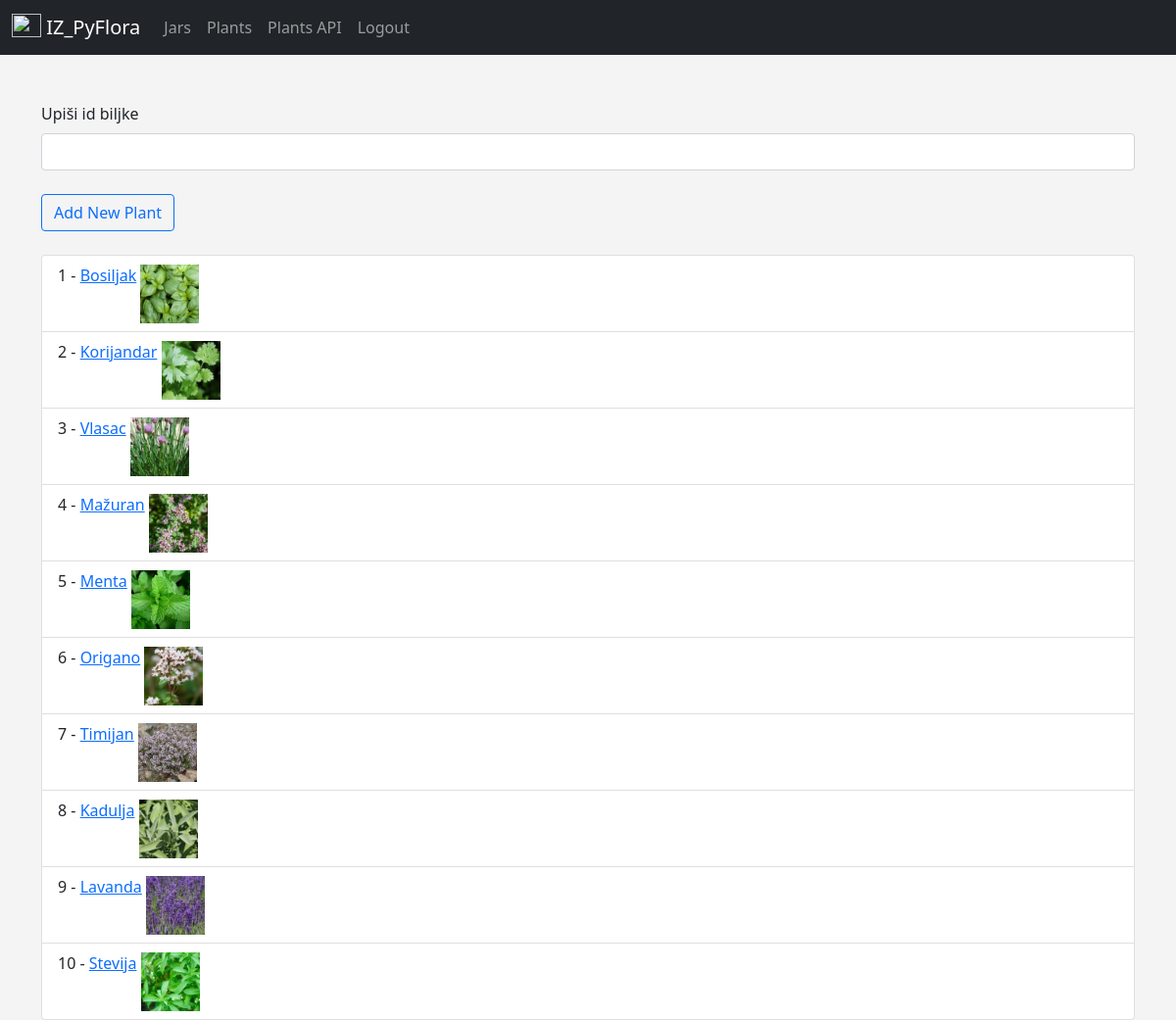
Before: /jar/add_plant/1 (signed in) with the older database file.
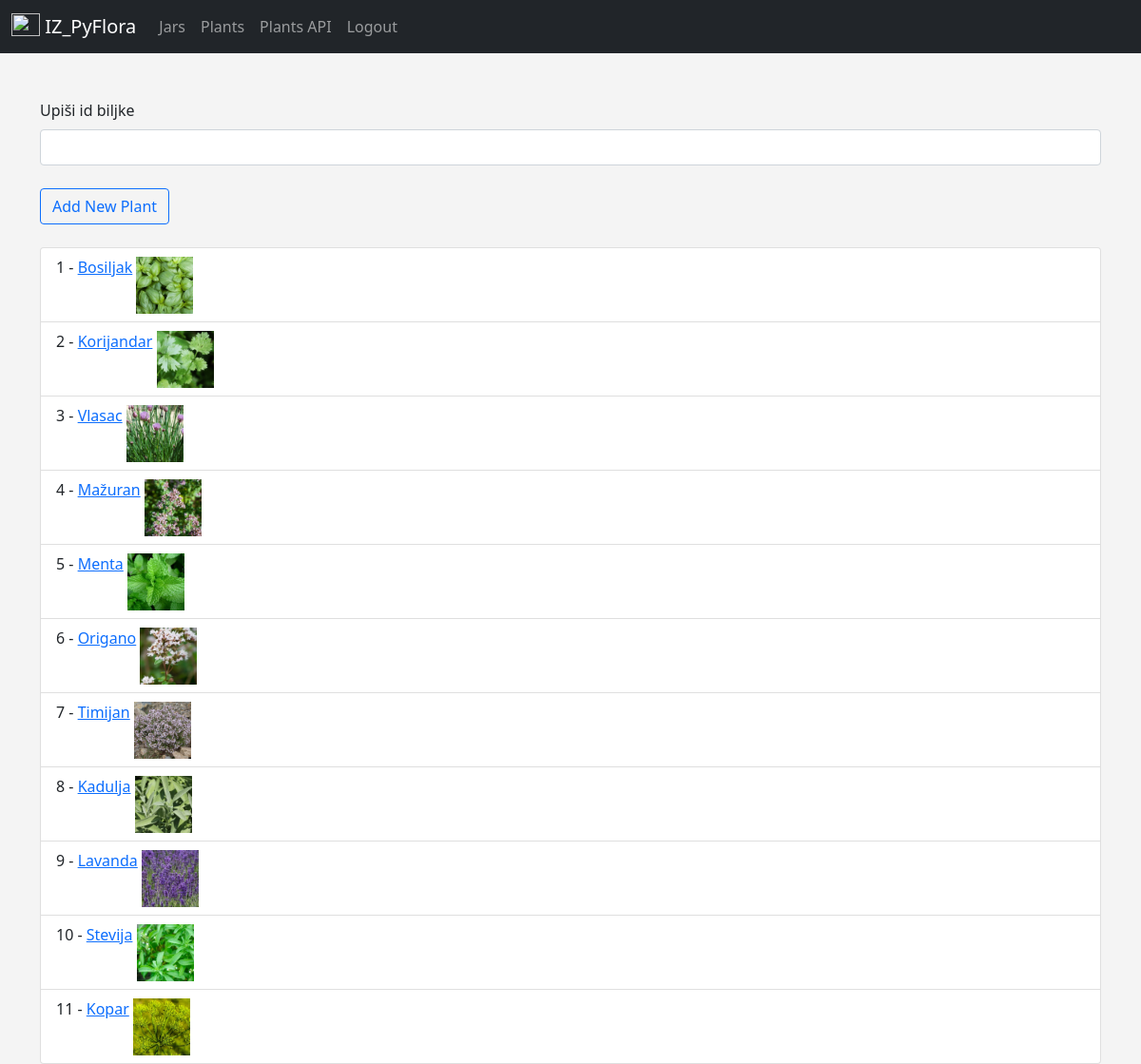
After: the same page with the newer database file.
### app/models.py (models this page shows, shortened)
class Plant(db.Model):
    id = db.Column(db.Integer, primary_key=True)
    name = db.Column(db.String(300), nullable=False, default='Plantless')
    photo = db.Column(db.String(300), nullable=False, default='default.jpg')
    details = db.Column(db.Text, default='Malo teksta o biljci ovdje...')
    temperature = db.Column(db.Integer, nullable=False, default=10)
    phf = db.Column(db.Integer, nullable=False, default=7)
    humidity = db.Column(db.Integer, nullable=False, default=44)

### app/routes.py (the view, shortened to what this page needs)
@app.route('/jar/add_plant/<int:jar_id>', methods=['GET', 'POST'])
@login_required
def add_plant(jar_id):
    form = AddPlantForm()
    all_plants = Plant.query.all()
    return render_template('jars/add_plant.html',
                        form=form,
                        all_plants=all_plants)

### app/forms.py
class AddPlantForm(FlaskForm):
    biljka = IntegerField('Upiši id biljke', validators=[DataRequired()])
    submit = SubmitField('Add New Plant')

### app/models.py (called while the page is built)
@login_manager.user_loader
def load_user(user_id):
    return User.query.get(int(user_id))

### app/templates/jars/add_plant.html (shortened to what this page needs)
{% extends 'layout.html' %}
{% block content %}
<form method="POST">
    {{ form.biljka.label(class_="form-label") }}
    {{ form.biljka(class_="form-control") }}
    <br>
    {{ form.submit(class_="btn btn-outline-primary") }}
</form>
<br>
<ul class="list-group">
    {% for plant in all_plants %}
        <li class="list-group-item">
            {{ plant.id }} - <a href="{{ url_for('plant_details', plant_id=plant.id, plant_name=plant.name) }}" target="_blank">{{ plant.name }}</a>
            <img src="{{ url_for('static', filename='pics/' + plant.photo) }}" alt="" width="60" height="60" class="d-inline-block align-text-top">
        </li>
    {% endfor %}
</ul>
{% endblock content %}

Changed rows visible on the page:
added Plant: id "11", name "Kopar", photo (picture)
